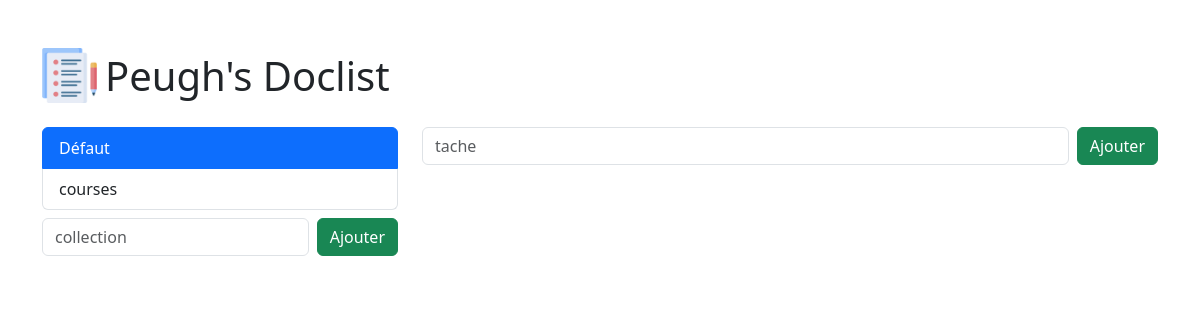
/?collection=_defaut, run on an earlier commit of the app's database.
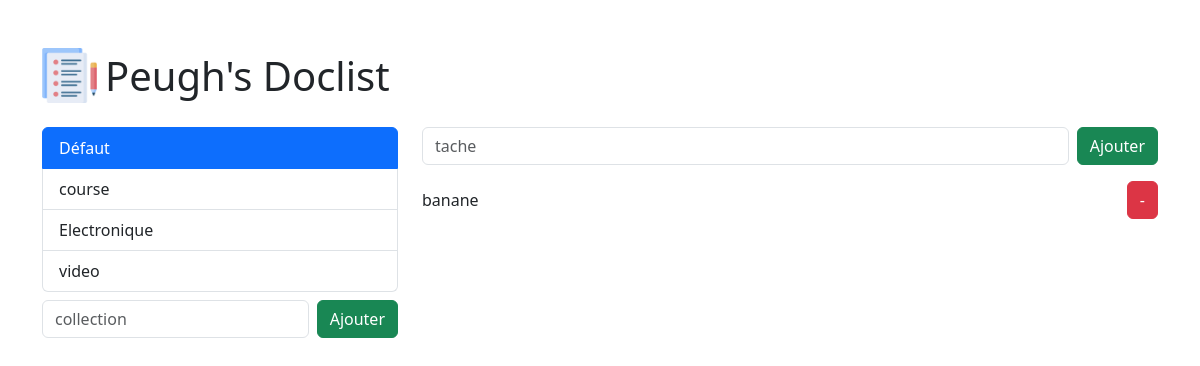
And on a later commit of the database.
### tasks/models.py (models this page shows, shortened)
class Collection(models.Model):
    name = models.CharField(max_length=60)
    slug = models.SlugField()
    @classmethod
    def get_default_collection(cls) -> "Collection":
        Collection, _ = cls.objects.get_or_create(name="Défaut", slug="_defaut" )
        return Collection

class Task(models.Model):
    description = models.CharField(max_length=300)
    collection = models.ForeignKey(Collection, on_delete=models.CASCADE)

### tasks/views.py (the view)
# urls.py: path('', views.index, name="home"),
def index(request):
    context = {}
    collection_slug = request.GET.get("collection")
    collection = Collection.get_default_collection()
    if not collection_slug:
        Collection.get_default_collection()
        return redirect(f"{reverse('home')}?collection=_defaut")
    collection = get_object_or_404(Collection, slug = collection_slug)
    context["collections"] = Collection.objects.order_by("slug")
    context["collection"] = collection
    context["tasks"] = collection.task_set.order_by("description")
    return render(request, "tasks/index.html", context=context)

### tasks/templates/tasks/index.html (shortened to what this page needs)
{% load static %}
<html lang="fr">
<head>
    <link href="https://cdn.jsdelivr.net/npm/bootstrap@5.3.3/dist/css/bootstrap.min.css" rel="stylesheet">
</head>
<body>
    <div class="container mx-auto mt-5 ">
        <header class ="d-flex align-items-center gap-2 mb-4">
            <img src="{% static "tasks/document.png" %}" alt="todolist" width="55">
            <h1 class="mb-0">Peugh's Doclist</h1>
        </header>
        <div class="row">
            <div class="col-4">
                <nav id="collection" class="list-group" role="tablist">
                    {% for collection in collections %}
                        {% include 'tasks/collections.html' with collection=collection %}
                    {% endfor %}
                </nav>
                <form method="POST" class="d-flex gap-2 mt-2">
                    <input type="text"
                            name="collection_name"
                            class="form-control"
                            placeholder="collection">
                    <button class="btn btn-success"
                            hx-post = "{% url 'add_collection' %}"
                            hx-target = "#collection"
                            hx-swap = "beforeend"
                            type="submit">Ajouter
                        </button>
                </form>
            </div>
            <section class="col-8">
                <form method="POST" class="d-flex gap-2">
                    <input type="text"
                            name="task-description"
                            class="form-control"
                            placeholder="tache">
                    <button class="btn btn-success"
                            hx-post = "{% url 'add_task' %}"
                            hx-target = "#tasks"
                            hx-vals ='js:{collection: getCollectionFromUrl()}'
                            hx-swap = "beforeend"
                            type="submit">
                        Ajouter
                    </button>
                </form>
                <section id="tasks-container">
                    {% include "tasks/task.html" with tasks=tasks collection=collection %}
                </section>
            </section>
        </div>
    </div>
</body>
</html>

### tasks/templates/tasks/collections.html
<button class="list-group-item text-start {% if request.GET.collection == collection.slug %}active{% endif %}"
    data-bs-toggle="list"
    hx-get="{% url 'get_tasks' collection.pk %}"
    hx-push-url = "?collection={{collection.slug}}"
    hx-target="#tasks-container">{{ collection.name }}
</button>

### tasks/templates/tasks/tasks.html (shortened to what this page needs)
<form method="POST" class="d-flex justify-content-between align-items-center">
    <p class='mb-0'>{{ task.description }}</p>
    <button class="btn btn-danger"
            hx-post="{% url "delete_task" task.pk %}"
            hx-target = "closest form"
            hx-swap="outerHTML"
            hx-confirm="Voulez vous vraiment supprimer cette tâche?"
    type="submit">
    -</button>
</form>

What changed in the data, as far as the page shows it:
removed Collection: name "courses"
added Collection: name "course"
added Collection: name "Electronique"
added Collection: name "video"
added Task: description "banane"
